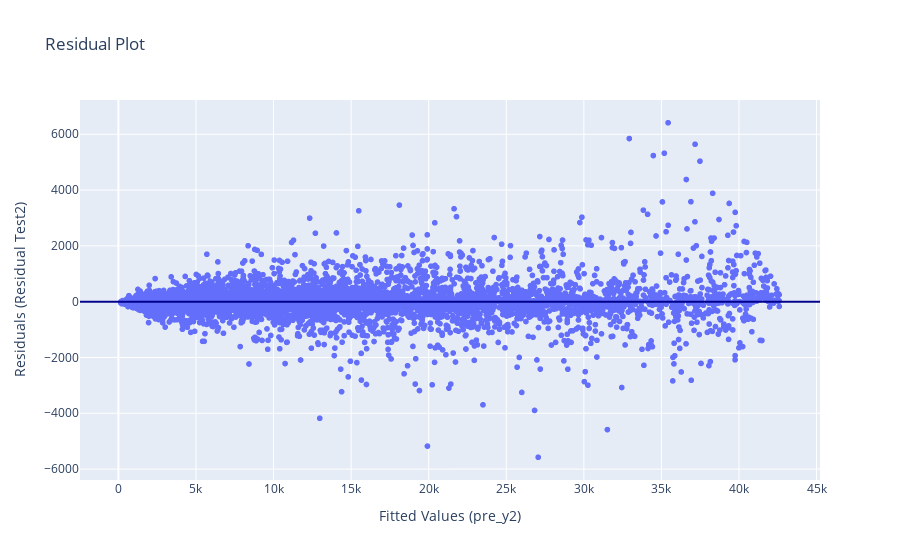

This figure's notebook cell:
### Markdown cell above
By looking at the following scatter plot, we can say, Random Forest Regressor model is more suitable than Linear Regression model, Because its Mean Squared Error very much lesser, and its close to 3%. 
We can show the suitability of the model by looking at the Residual Plot (plotting residuals against fitted values).
Residuals are closely scattered around line y = 0 means, the model used is more suitable to make predictions.

### Code cell
residual_test2 = y_test - pre_y2

fig = px.scatter(x = pre_y2, y = residual_test2 ,title = 'Residual Plot')
fig.add_hline(y = 0, line_color = 'darkblue')
fig.update_layout(xaxis_title = 'Fitted Values (pre_y2)', yaxis_title = 'Residuals (Residual Test2)')
fig.show()

### Figure 1 — Plotly figure (JSON) as saved in the notebook; plotly's stock layout.template omitted (floating-point values rounded to 4 significant figures; data arrays with more than 128 entries replaced by an {"elided": "..."} marker saying what was removed)
{"data": [{"hovertemplate": "x=%{x}<br>y=%{y}<extra></extra>", "legendgroup": "", "marker": {"color": "#636efa", "symbol": "circle"}, "mode": "markers", "name": "", "showlegend": false, "type": "scattergl", "x": {"elided": "9468 float values"}, "xaxis": "x", "y": {"elided": "9468 float values"}, "yaxis": "y"}], "layout": {"legend": {"tracegroupgap": 0}, "shapes": [{"line": {"color": "darkblue"}, "type": "line", "x0": 0, "x1": 1, "xref": "x domain", "y0": 0, "y1": 0, "yref": "y"}], "title": {"text": "Residual Plot"}, "xaxis": {"anchor": "y", "domain": [0, 1], "title": {"text": "Fitted Values (pre_y2)"}}, "yaxis": {"anchor": "x", "domain": [0, 1], "title": {"text": "Residuals (Residual Test2)"}}}}
